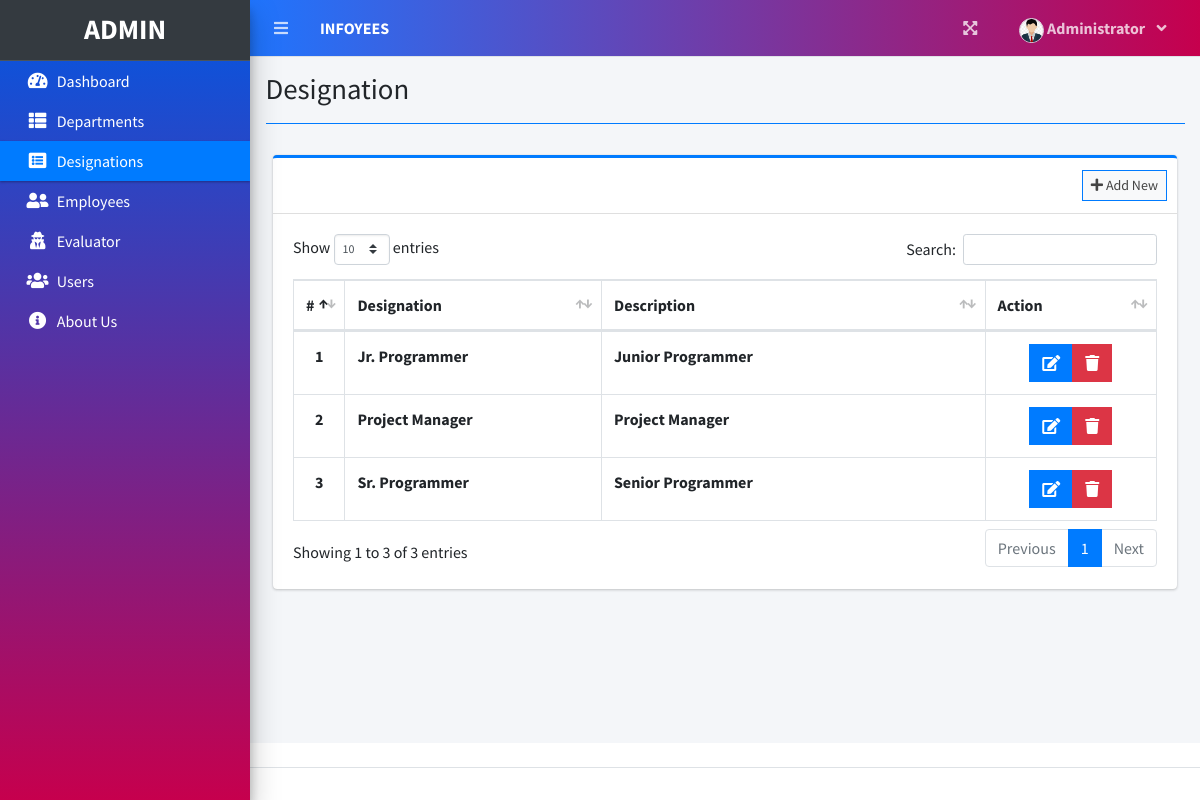
Screenshot of /index.php?page=designation (signed in) with the database file from the repository.
### tables this page shows
CREATE TABLE `designation_list` (
  `id` int(30) NOT NULL,
  `designation` varchar(200) NOT NULL,
  `description` text NOT NULL
);

### designation.php (the view, shortened to what this page needs)
<?php include'db_connect.php' ?>
<div class="col-lg-12">
	<div class="card card-outline card-primary">
		<div class="card-header">
			<div class="card-tools">
				<a class="btn btn-block btn-sm btn-default btn-flat border-primary new_designation" href="javascript:void(0)"><i class="fa fa-plus"></i> Add New</a>
			</div>
		</div>
		<div class="card-body">
			<table class="table tabe-hover table-bordered" id="list">
				<colgroup>
					<col width="5%">
					<col width="30%">
					<col width="45%">
					<col width="20%">
				</colgroup>
				<thead>
					<tr>
						<th class="text-center">#</th>
						<th>Designation</th>
						<th>Description</th>
						<th>Action</th>
					</tr>
				</thead>
				<tbody>
					<?php
					$i = 1;
					$qry = $conn->query("SELECT * FROM designation_list order by designation asc ");
					while($row= $qry->fetch_assoc()):
					?>
					<tr>
						<th class="text-center"><?php echo $i++ ?></th>
						<td><b><?php echo $row['designation'] ?></b></td>
						<td><b><?php echo $row['description'] ?></b></td>
						<td class="text-center">
		                    <div class="btn-group">
		                        <a href="javascript:void(0)" data-id='<?php echo $row['id'] ?>' class="btn btn-primary btn-flat manage_designation">
		                          <i class="fas fa-edit"></i>
		                        </a>
		                        <button type="button" class="btn btn-danger btn-flat delete_designation" data-id="<?php echo $row['id'] ?>">
		                          <i class="fas fa-trash"></i>
		                        </button>
	                      </div>
						</td>
					</tr>
				<?php endwhile; ?>
				</tbody>
			</table>
		</div>
	</div>
</div>

### rows the page displays
designation_list: designation "Jr. Programmer", description "Junior Programmer"
designation_list: designation "Project Manager", description "Project Manager"
designation_list: designation "Sr. Programmer", description "Senior Programmer"

### other values shown
$_SESSION['login_firstname'] "Administrator"
$title "Designation"
